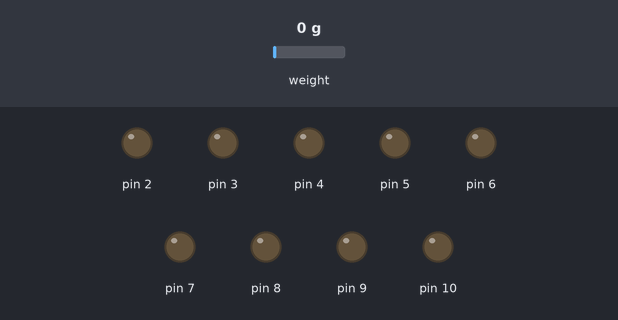
Bench run of a sketch on a simulated Arduino Uno, built with avr-gcc and run on an emulated ATmega328P. Shown: output pins drawn as LEDs (lit = HIGH). The test bench sets the inputs (shaded band); at power-on: weight on the scale 0 g. What the sketch prints to the serial monitor is not drawn.

Above: at 0.1 s.
At 1.1 s:
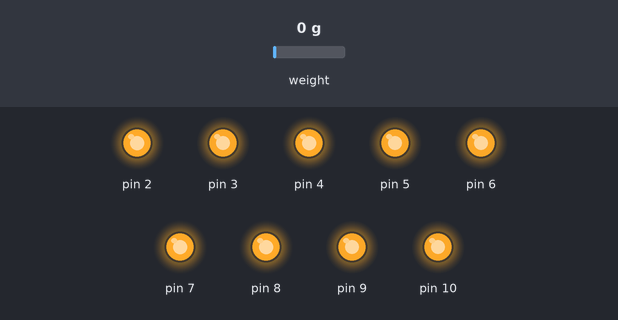
Timing chart, 0 to 41.0 s (numbered marks = the images above):
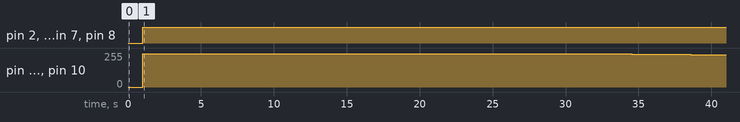

The sketch:

Measurement_with_pwm.ino
```cpp
// (licence header left out)
#include "HX711.h"

#define calibration_factor -2720050.0 //This value is obtained using the SparkFun_HX711_Calibration sketch

#define DOUT  11
#define CLK  12
 int s=250;
 int num=0;
 int startdelay=300;       //roughly s*10
HX711 scale(DOUT, CLK);

void setup() {
  Serial.begin(9600);
  //Serial.println("HX711 scale demo");

  scale.set_scale(calibration_factor); //This value is obtained by using the SparkFun_HX711_Calibration sketch
 scale.tare(); //Assuming there is no weight on the scale at start up, reset the scale to 0

 // Serial.println("Readings:");

 for ( int n=2; n<11; n++) {
  pinMode(n,OUTPUT);
 }

}

void loop() {

for ( int n=2; n<11; n++) {
  analogWrite(n,s);
}

  //Serial.print("Reading: ");
  Serial.print(scale.get_units()*1000, 6); //scale.get_units() returns a float
  Serial.print(" g"); //You can change this to kg but you'll need to refactor the calibration_factor
  Serial.println();

    Serial.print(s,1); //scale.get_units() returns a float
    Serial.print(" PWM");

    Serial.println();

    if ( num % 10 == 0 && num > startdelay )
    {
         s=s-1;
    }
num=num+1;
}
```

Measured:
- by itself, pin 2, pin 4, pin 7, pin 8: LOW → HIGH at 1.0 s
- by itself, pin 3, pin 5, pin 6, pin 9, pin 10: 0/255 → 250/255 at 1.0 s, → 249/255 31.5 s later, → 248/255 1.0 s later, → 247/255 1.0 s later, … (10 changes in this stretch)
